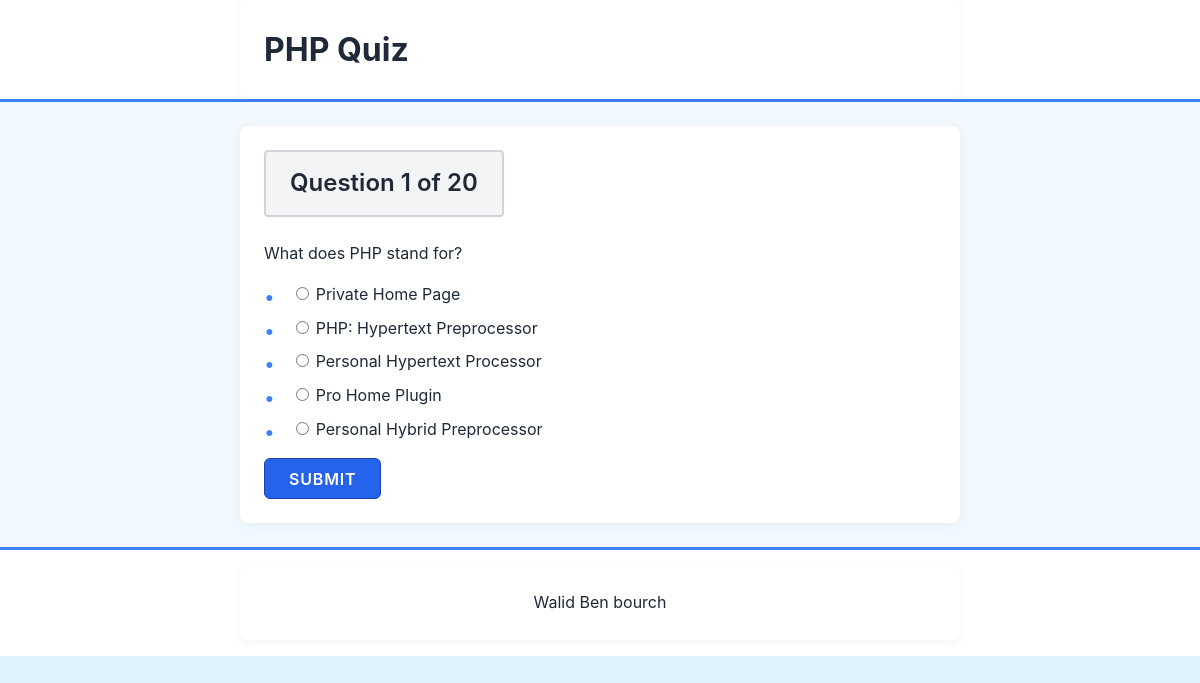
The page /question.php?n=1 on the database its author committed.
### tables this page shows
CREATE TABLE `questions` (
  `question_number` int(11) NOT NULL,
  `text` text NOT NULL
);

CREATE TABLE `choices` (
  `id` int(11) NOT NULL,
  `question_number` int(11) NOT NULL,
  `is_correct` tinyint(1) NOT NULL DEFAULT 0,
  `text` text NOT NULL
);

### question.php (the view, shortened to what this page needs)
<?php include 'database.php' ?>
<?php
  $number = (int) $_GET['n'];
   $query = "SELECT * FROM `questions`";
   $results = $mysqli->query($query) or die ($mysqli->error.__LINE__);
   $total = $results->num_rows;
  $query = "SELECT * FROM `questions` ";
  $query .= "WHERE question_number = $number";
  $result = $mysqli->query($query) or die($mysqli->error.__LINE__);
  $question = $result->fetch_assoc();
  $query = "SELECT * FROM `choices` ";
  $query .= "WHERE question_number = $number";
  $choices = $mysqli->query($query) or die($mysqli->error.__LINE__);
?>
<!DOCTYPE html>
<html lang="en">
<head>
  <link rel="stylesheet" href="style/style.css" type="text/css">
</head>
<body>
  <header>
    <div class="container">
      <h1>PHP Quiz</h1>
    </div>
  </header>
  <main>
    <section class="container">
      <h2 class="current-question-number">Question <?php echo $question['question_number'] . " of " . $total ?></h2>
      <p class="question">
        <?php echo $question['text']; ?>
      </p>
      <form method="POST" action="process.php">
        <ul class="choices">
          <?php while($row = $choices->fetch_assoc()) : ?>
            <li><input type="radio" name="choice" value="<?php echo $row['id']; ?>"><?php echo $row['text']; ?></li>
          <?php endwhile; ?>
        </ul>
        <input class="submit-button" name="submit" type="submit" value="Submit">
      </form>
    </section>
  </main>
  <footer>
    <div class="container">
      <p>Walid Ben bourch</p>
    </div>
  </footer>
</body>
</html>

### style/style.css (style rules this page uses)
* { margin: 0; padding: 0; box-sizing: border-box; }
html { font-size: 16px; }
body { font-family: 'Inter', Arial, sans-serif; line-height: 1.6; background: #e0f2fe; color: #1f2937; }
h2 { margin-bottom: 1em; font-size: 1.5rem; font-weight: 600; color: #1e40af; }
ul { margin: 1em 0; }
li { list-style: none; margin-bottom: 0.5em; padding-left: 2em; position: relative; }
li::before { content: '•'; position: absolute; left: 0; color: #3b82f6; font-size: 1.2em; }
header { border-bottom: 3px solid #3b82f6; background: #ffffff; }
footer { border-top: 3px solid #3b82f6; text-align: center; background: #ffffff; padding: 1em 0; }
main { padding: 1.5em 0; background: #f1f9ff; }
.container { width: 60vw; max-width: 1000px; margin: 0 auto; padding: 1.5em; background: #ffffff; border-radius: 8px; box-shadow: 0 2px 10px rgba(0, 0, 0, 0.05); }
a.start-button, input.submit-button { display: inline-block; color: #ffffff; font-weight: 600; letter-spacing: 0.05em; border-radius: 6px; text-transform: uppercase; background: #2563eb; border: 1px solid #1e40af; padding: 0.6em 1.5em; }
input.submit-button { font-family: 'Inter', Arial, sans-serif; font-size: 1rem; cursor: pointer; }
.current-question-number { display: inline-block; color: #1f2937; background: #f3f4f6; border: 2px solid #d1d5db; padding: 0.5em 1em; border-radius: 4px; font-weight: 600; }
input[type="radio"] { margin-right: 0.5em; accent-color: #3b82f6; }

### rows shown on the page
questions: question_number "1", text "What does PHP stand for?"
choices: text "Private Home Page"
choices: text "PHP: Hypertext Preprocessor"
choices: text "Personal Hypertext Processor"
choices: text "Pro Home Plugin"
choices: text "Personal Hybrid Preprocessor"

### other values the page prints
$total "20"
